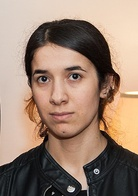
#> input picture DATA/Nadia_Murad.jpg, 138 x 196 px, shrunk from 440 x 623 before the run
$ jupyter execute face_detection.ipynb
#> lines starting #> are read from the running program, lines starting #| are printed output that depends on the picture; after the words box and inside, x2 and y2 are one past the last pixel; in counts of white or black regions, pixels touching at a corner belong together
[cell 1]
import cv2
import numpy as np
import matplotlib.pyplot as plt

[cell 2]
nadia = cv2.imread('../DATA/Nadia_Murad.jpg', 0)
#> nadia: shape (196, 138); min 0, max 255, mean 134.7
denis = cv2.imread('../DATA/Denis_Mukwege.jpg', 0)
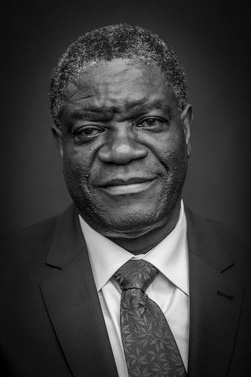
#> input picture DATA/Denis_Mukwege.jpg, 251 x 377 px, shrunk from 800 x 1200 before the run
#> denis is the input picture: shape (377, 251); min 0, max 248, mean 58.8
solvay = cv2.imread('../DATA/solvay_conference.jpg', 0)
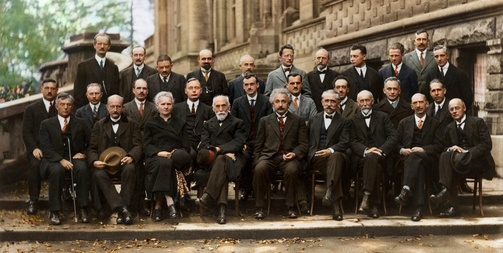
#> input picture DATA/solvay_conference.jpg, 503 x 253 px, shrunk from 1600 x 806 before the run
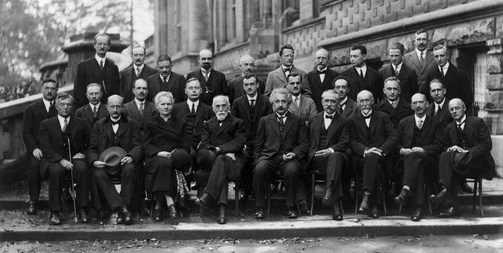
#> solvay: shape (253, 503); min 0, max 251, mean 82.7

def display(img):
    plt.imshow(img, cmap='gray')

[cell 3]
display(solvay)

[cell 4]
face_cascade = cv2.CascadeClassifier('../DATA/haarcascades/haarcascade_frontalface_default.xml')

[cell 5]
def face_detection(img):
    face_img = img.copy()
    face_rects = face_cascade.detectMultiScale(face_img)
#> face_rects = [[42, 63, 154, 154]]

    for (x,y,w,h) in face_rects:
        cv2.rectangle(face_img, (x,y), (x+w, y+h), (255,255,255), 10)
#> this loop made 1 pass
#> face_img: shape (377, 251); 7.12% of pixels changed, all inside (x1, y1, x2, y2) = (37, 58, 202, 223)
    return face_img

[cell 6]
result_denis = face_detection(denis)
plt.imshow(result_denis, cmap='gray')

[cell 7]
result_nadia = face_detection(nadia)
#> in face_detection (call 2), `face_rects = face_cascade.detectMultiScale(face_img)`: face_rects = [[17, 44, 87, 87]]
#> the loop in face_detection (call 2), `for (x,y,w,h) in face_rects:` made 1 pass
#> after the loop in face_detection (call 2), `for (x,y,w,h) in face_rects:`:
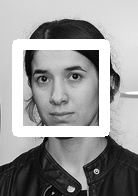
#> face_img: shape (196, 138); min 0, max 255, mean 153.8
plt.imshow(result_nadia, cmap='gray')

[cell 8]
def adj_face_detection(img):
    face_img = img.copy()
    face_rects = face_cascade.detectMultiScale(face_img, scaleFactor=1.2, minNeighbors=5)
#> face_rects = [[208, 96, 25, 25]]

    for (x,y,w,h) in face_rects:
        cv2.rectangle(face_img, (x,y), (x+w, y+h), (255,255,255), 10)
#> this loop made 1 pass
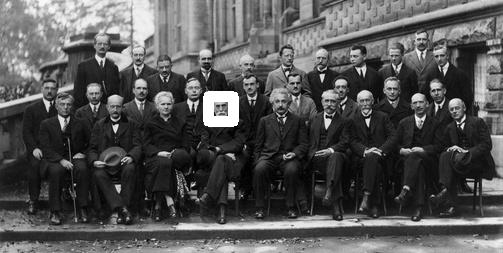
#> face_img: shape (253, 503); 0.83% of pixels changed, all inside (x1, y1, x2, y2) = (203, 91, 239, 127)
    return face_img

[cell 9]
result_solvay = adj_face_detection(solvay)
plt.imshow(result_solvay, cmap='gray')

[cell 10]
#Eye detection

eye_cascade = cv2.CascadeClassifier('../DATA/haarcascades/haarcascade_eye.xml')

def eye_detection(img):
    face_img = img.copy()
    eye_rects = eye_cascade.detectMultiScale(face_img)
#> eye_rects = [[62, 63, 26, 26], [31, 67, 24, 24]]

    for (x,y,w,h) in eye_rects:
        cv2.rectangle(face_img, (x,y), (x+w, y+h), (255,255,255), 10)
#> this loop made 2 passes
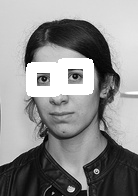
#> face_img: shape (196, 138); min 0, max 255, mean 142.2
    return face_img

[cell 11]
result_nadia = eye_detection(nadia)
plt.imshow(result_nadia, cmap='gray')

[cell 12]
result_denis = eye_detection(denis)
plt.imshow(result_denis, cmap='gray')

[cell 13]
bart = cv2.imread('../DATA/photo.jpg', 0)
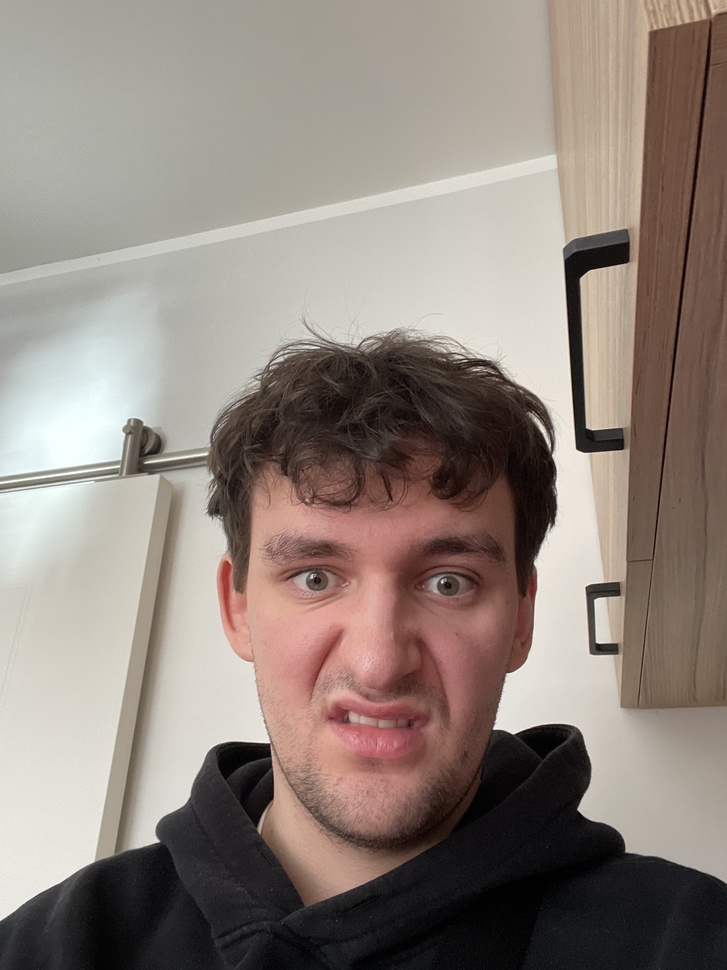
#> input picture DATA/photo.jpg, 727 x 970 px, shrunk from 2316 x 3088 before the run
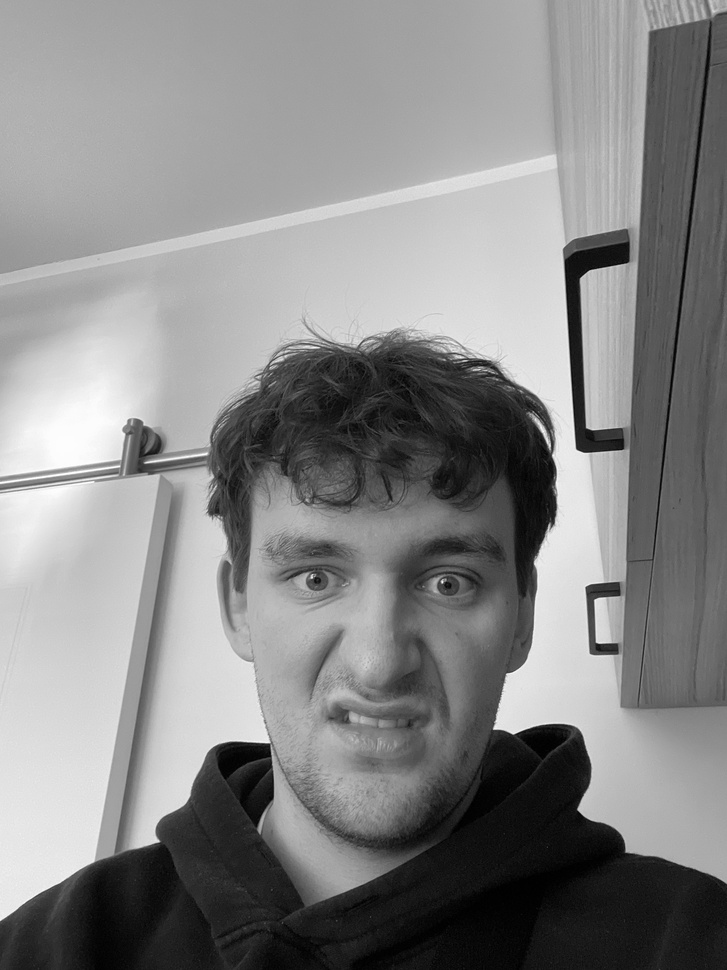
#> bart: shape (970, 727); min 0, max 255, mean 135.1
display(bart)

[cell 14]
result_bart = face_detection(bart)
#> in face_detection (call 3), `face_rects = face_cascade.detectMultiScale(face_img)`: face_rects = [[505, 533, 153, 153], [211, 444, 336, 336]]
#> the loop in face_detection (call 3), `for (x,y,w,h) in face_rects:` made 2 passes
#> after the loop in face_detection (call 3), `for (x,y,w,h) in face_rects:`:
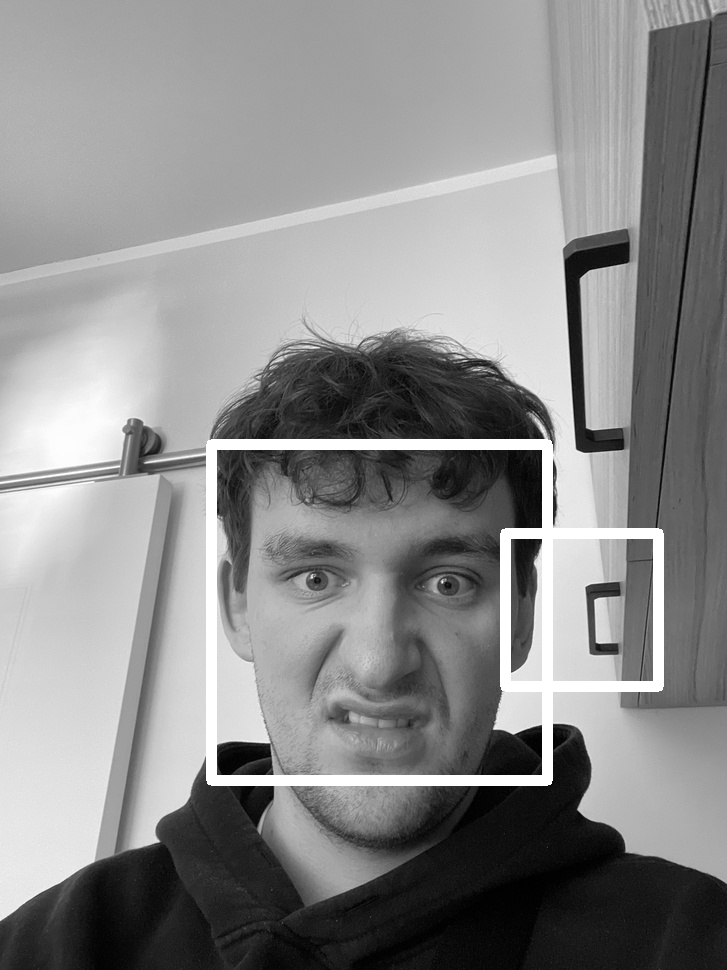
#> face_img: shape (970, 727); 3.01% of pixels changed, all inside (x1, y1, x2, y2) = (206, 439, 664, 786)
plt.imshow(result_bart, cmap='gray')

[cell 15]
result_bart = eye_detection(bart)
#> in eye_detection (call 3), `eye_rects = eye_cascade.detectMultiScale(face_img)`: eye_rects = [[402, 542, 79, 79], [317, 689, 52, 52], [271, 531, 86, 86]]
#> the loop in eye_detection (call 3), `for (x,y,w,h) in eye_rects:` made 3 passes
#> after the loop in eye_detection (call 3), `for (x,y,w,h) in eye_rects:`:
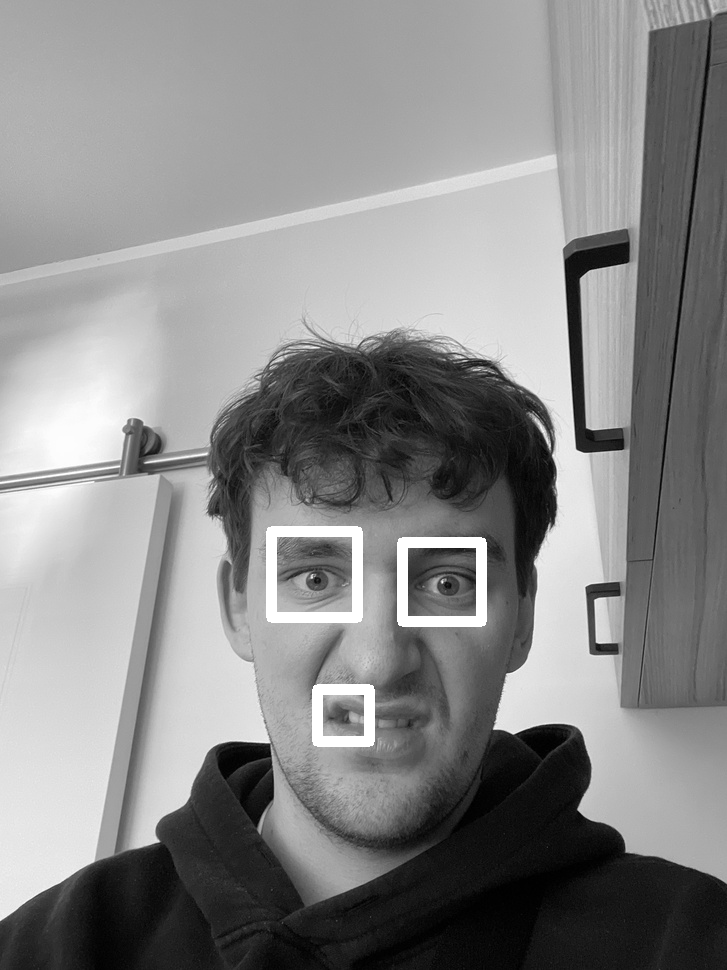
#> face_img: shape (970, 727); 1.34% of pixels changed, all inside (x1, y1, x2, y2) = (266, 526, 487, 747)
